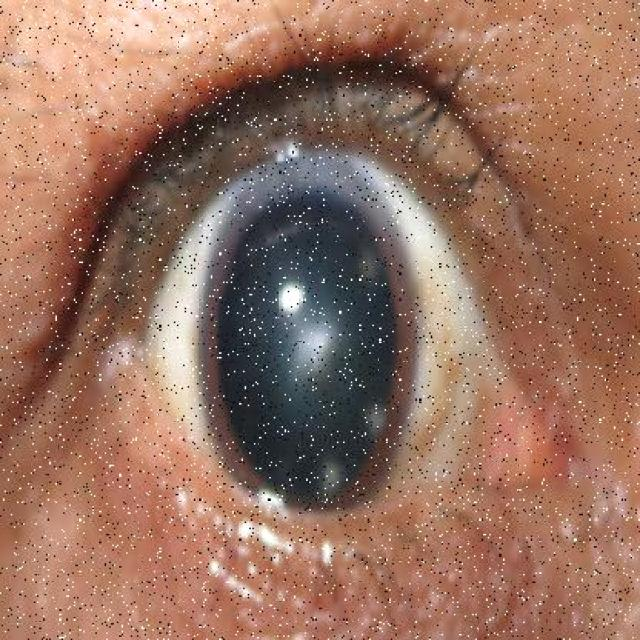
#> input picture dataset/images/train/13_jpg.rf.2bf1323f338b817af3fad854d1f332bd.jpg, 640 x 640 px
$ jupyter execute --allow-errors train_resnet50.ipynb
#> lines starting #> are read from the running program, lines starting #| are printed output that depends on the picture
# SiCASA — Train & Evaluate ResNet50 (Image Classification)
### Pembanding untuk YOLOv8s (Object Detection)

**Dataset:** Cataract vs Normal (3144 gambar, 2 kelas)
**Split:** Train 2200 / Val 629 / Test 315
**Model:** ResNet50 (pretrained IMAGENET1K_V1)

## 1. Imports

[cell 1]
import os
import sys
import json
import time
import random
import shutil
import warnings
from pathlib import Path
from collections import Counter
from io import BytesIO
import hashlib

import numpy as np
import pandas as pd
import matplotlib.pyplot as plt
import seaborn as sns
from PIL import Image

import torch
import torch.nn as nn
import torch.optim as optim
from torch.utils.data import Dataset, DataLoader
from torchvision import models, transforms
from sklearn.metrics import (
    accuracy_score, balanced_accuracy_score, precision_score, recall_score,
    f1_score, matthews_corrcoef, cohen_kappa_score, log_loss,
    confusion_matrix, classification_report, roc_curve, auc,
    precision_recall_curve, average_precision_score, roc_auc_score
)
from sklearn.manifold import TSNE
from sklearn.decomposition import PCA
from sklearn.preprocessing import StandardScaler
from sklearn.neighbors import KNeighborsClassifier
from sklearn.ensemble import RandomForestClassifier
from sklearn.inspection import permutation_importance as sk_permutation_importance
import joblib
try:
    import shap
    SHAP_AVAILABLE = True
except ImportError:
    SHAP_AVAILABLE = False
from tqdm import tqdm

warnings.filterwarnings('ignore')
print("All imports successful!")

## 2. Konfigurasi

[cell 2]
PROJECT_ROOT = Path.cwd()
DATASET_DIR = PROJECT_ROOT / "dataset"
LABELS_DIR = DATASET_DIR / "labels"
IMAGES_DIR = DATASET_DIR / "images"
APP_DIR = PROJECT_ROOT / "app"
YOLO_WEIGHTS = APP_DIR / "best.pt"
RUNS_DIR = PROJECT_ROOT / "runs" / "resnet50"
PLOTS_DIR = RUNS_DIR / "plots"
INTERP_DIR = RUNS_DIR / "interpretability"

CLASS_NAMES = {0: "Cataract", 1: "Normal"}
NUM_CLASSES = 2
CLASS_COLORS = {0: "#ef4444", 1: "#22c55e"}

IMAGENET_MEAN = [0.485, 0.456, 0.406]
IMAGENET_STD = [0.229, 0.224, 0.225]

# Hyperparameters (ubah di sini)
EPOCHS = 30
BATCH_SIZE = 32
LR = 0.001
PATIENCE = 7
NUM_WORKERS = 0

RANDOM_SEED = 42
random.seed(RANDOM_SEED)
np.random.seed(RANDOM_SEED)
torch.manual_seed(RANDOM_SEED)
#> (this line was passed over: torch is not available in this run)
#> (the rest of this cell did not finish here and is left out)

## 2b. Data Quality Analysis

[cell 3]
def run_data_quality_and_eda():
    print("\n" + "=" * 60)
    print("  DATA QUALITY & EXPLORATORY DATA ANALYSIS")
    print("=" * 60)
    EDA_DIR = RUNS_DIR / "eda"
    EDA_DIR.mkdir(parents=True, exist_ok=True)

    splits = ['train', 'val', 'test']
    img_ext = {'.jpg', '.jpeg', '.png', '.bmp', '.webp'}

    all_images = {}
    all_labels = {}
    all_file_sizes = {}
    all_dims = {}
    all_bbox_data = []
    all_class_counts = Counter()
    image_hashes = {}

    # 0.1 Collect Data
    print("\n  [0.1] Collecting file metadata...")
    for split in splits:
        img_dir = IMAGES_DIR / split
        lbl_dir = LABELS_DIR / split
        all_images[split] = []
        all_labels[split] = []
        all_file_sizes[split] = []
        all_dims[split] = []
        if not img_dir.exists():
            continue
        for img_file in sorted(img_dir.iterdir()):
            if img_file.suffix.lower() not in img_ext:
                continue
            all_images[split].append(img_file)
            fsize = img_file.stat().st_size
            all_file_sizes[split].append(fsize)
            try:
                with Image.open(img_file) as im:
#> im is the input picture: PIL image 640x640 RGB; mean R, G, B 152.3, 113.5, 96.2
                    all_dims[split].append((im.width, im.height))
            except Exception:
                all_dims[split].append((0, 0))
            md5 = hashlib.md5(img_file.read_bytes()).hexdigest()
            if md5 in image_hashes:
                image_hashes[md5].append((split, img_file.name))
            else:
                image_hashes[md5] = [(split, img_file.name)]
            lbl_file = lbl_dir / (img_file.stem + '.txt')
            if lbl_file.exists():
                all_labels[split].append(lbl_file)
                try:
                    text = lbl_file.read_text(encoding='utf-8').strip()
                    for line in text.splitlines():
                        parts = line.strip().split()
                        if len(parts) < 5:
                            continue
                        cls_id = int(parts[0])
                        x_c, y_c, w, h = float(parts[1]), float(parts[2]), float(parts[3]), float(parts[4])
                        all_bbox_data.append({
                            'split': split, 'file': img_file.name,
                            'class_id': cls_id, 'x_center': x_c, 'y_center': y_c,
                            'width': w, 'height': h, 'area': w * h
                        })
                        all_class_counts[cls_id] += 1
                except Exception:
                    pass
    total_imgs = sum(len(v) for v in all_images.values())
#> total_imgs = 4
    total_lbls = sum(len(v) for v in all_labels.values())
    print(f"      Total images: {total_imgs}, Total labels: {total_lbls}")
#|       Total images: 4, Total labels: 0

    # 0.2 Missing Values
    print("\n  [0.2] Missing Values Check...")
    for split in splits:
        img_names = {f.stem for f in all_images[split]}
        lbl_names = {f.stem for f in all_labels[split]}
        imgs_no_lbl = img_names - lbl_names
        lbls_no_img = lbl_names - img_names
        status = "OK" if len(imgs_no_lbl) == 0 and len(lbls_no_img) == 0 else "PROBLEM"
        print(f"      {split:<6}: {len(all_images[split]):>4} images, {len(all_labels[split]):>4} labels | img_no_label={len(imgs_no_lbl)}, label_no_img={len(lbls_no_img)} [{status}]")

    # 0.3 Duplicate Detection
    print("\n  [0.3] Duplicate Detection (MD5 Hash)...")
    duplicates = {h: files for h, files in image_hashes.items() if len(files) > 1}
    if duplicates:
        print(f"      Found {len(duplicates)} duplicate groups:")
        for h, files in list(duplicates.items())[:10]:
            print(f"        Hash {h[:12]}...: {[f[1] for f in files]}")
    else:
        print("      No duplicates found.")

    # 0.4 Outlier Detection
    print("\n  [0.4] Outlier Detection...")
    all_sizes = []
    for split in splits:
        all_sizes.extend([(s, split) for s in all_file_sizes[split]])
    sizes_arr = np.array([s for s, _ in all_sizes])
    q1, q3 = np.percentile(sizes_arr, [25, 75])
    iqr = q3 - q1
    lower_bound = q1 - 1.5 * iqr
    upper_bound = q3 + 1.5 * iqr
    size_outliers = [(s, sp) for s, sp in all_sizes if s < lower_bound or s > upper_bound]
    print(f"      File size: Q1={q1/1024:.1f}KB, Q3={q3/1024:.1f}KB, IQR={iqr/1024:.1f}KB")
    print(f"      Bounds: [{lower_bound/1024:.1f}KB, {upper_bound/1024:.1f}KB]")
    print(f"      Size outliers: {len(size_outliers)} images")
    dim_set = set()
    for split in splits:
        dim_set.update(all_dims[split])
    if len(dim_set) > 1:
        print(f"      Multiple dimensions found: {sorted(dim_set)[:10]}...")
    else:
        print(f"      All images same dimension: {dim_set}")

    # 0.5 Inconsistency Check
    print("\n  [0.5] Inconsistency Check...")
    issues = []
    for bd in all_bbox_data:
        if not (0 <= bd['x_center'] <= 1 and 0 <= bd['y_center'] <= 1):
            issues.append(f"  BBox center out of [0,1]: {bd['file']}")
        if not (0 < bd['width'] <= 1 and 0 < bd['height'] <= 1):
            issues.append(f"  BBox size out of (0,1]: {bd['file']}")
        if bd['class_id'] not in CLASS_NAMES:
            issues.append(f"  Unknown class {bd['class_id']}: {bd['file']}")
    if issues:
        print(f"      Found {len(issues)} issues:")
        for iss in issues[:10]:
            print(f"        {iss}")
    else:
        print("      All labels consistent.")

    # 0.6 Class Distribution
    print("\n  [0.6] Class Distribution...")
    for cls_id, cls_name in CLASS_NAMES.items():
        count = all_class_counts.get(cls_id, 0)
        pct = 100.0 * count / sum(all_class_counts.values()) if sum(all_class_counts.values()) > 0 else 0
        print(f"      {cls_name:<10}: {count:>5} annotations ({pct:.1f}%)")
    print(f"      Total annotations: {sum(all_class_counts.values())}")

    per_split_class = {}
    for bd in all_bbox_data:
        key = (bd['split'], bd['class_id'])
        per_split_class[key] = per_split_class.get(key, 0) + 1
    for split in splits:
        counts = [per_split_class.get((split, cid), 0) for cid in CLASS_NAMES]
        total = sum(counts)
        parts = [f"{CLASS_NAMES[cid]}={counts[i]}({100*counts[i]/total:.1f}%)" if total > 0 else "" for i, cid in enumerate(CLASS_NAMES)]
        print(f"      {split:<6}: {', '.join(parts)}")

    # 0.7 Bounding Box Analysis
    print("\n  [0.7] Bounding Box Analysis...")
    if all_bbox_data:
        bbox_df = pd.DataFrame(all_bbox_data)
        for cls_id, cls_name in CLASS_NAMES.items():
            cls_bboxes = bbox_df[bbox_df['class_id'] == cls_id]
            if len(cls_bboxes) == 0:
                continue
            print(f"      {cls_name}:")
            print(f"        Width  — mean: {cls_bboxes['width'].mean():.4f}, std: {cls_bboxes['width'].std():.4f}, min: {cls_bboxes['width'].min():.4f}, max: {cls_bboxes['width'].max():.4f}")
            print(f"        Height — mean: {cls_bboxes['height'].mean():.4f}, std: {cls_bboxes['height'].std():.4f}, min: {cls_bboxes['height'].min():.4f}, max: {cls_bboxes['height'].max():.4f}")
            print(f"        Area   — mean: {cls_bboxes['area'].mean():.4f}, std: {cls_bboxes['area'].std():.4f}")

    # PLOTS
    print("\n  [0.8] Generating EDA Plots...")
    colors_bar = ['#ef4444', '#22c55e']

    # Plot 1: Class Distribution
    fig, axes = plt.subplots(1, 2, figsize=(14, 5))
    classes = list(CLASS_NAMES.values())
    counts_total = [all_class_counts.get(cid, 0) for cid in CLASS_NAMES]
    axes[0].bar(classes, counts_total, color=colors_bar, edgecolor='white', linewidth=2)
    axes[0].set_title('Class Distribution (All Splits)', fontweight='bold')
    axes[0].set_ylabel('Annotations')
    for i, v in enumerate(counts_total):
        axes[0].text(i, v + 20, str(v), ha='center', fontweight='bold', fontsize=12)
    x = np.arange(len(splits))
    width = 0.35
    for idx, (cls_id, cls_name) in enumerate(CLASS_NAMES.items()):
        vals = [per_split_class.get((s, cls_id), 0) for s in splits]
        axes[1].bar(x + idx * width, vals, width, label=cls_name, color=colors_bar[idx], edgecolor='white')
    axes[1].set_title('Class Distribution per Split', fontweight='bold')
    axes[1].set_xticks(x + width / 2)
    axes[1].set_xticklabels(splits)
    axes[1].set_ylabel('Annotations')
    axes[1].legend()
    plt.suptitle('SiCASA — Class Distribution', fontsize=16, fontweight='bold', y=1.02)
    plt.tight_layout()
    plt.savefig(EDA_DIR / "class_distribution.png", bbox_inches='tight', dpi=150)
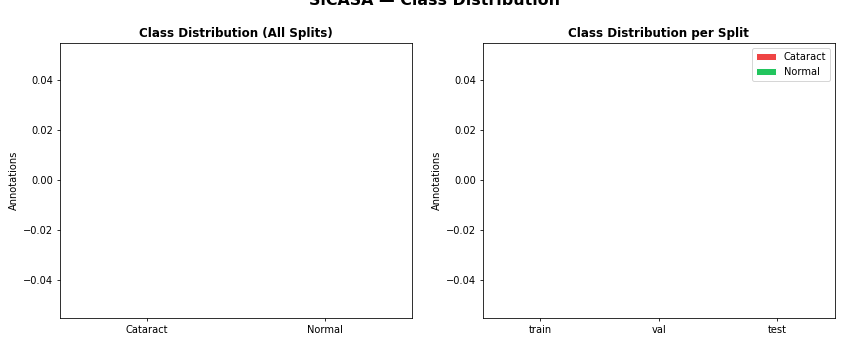
#> figure drawn by matplotlib, 2 panels
    plt.show()

    # Plot 2: File Size Distribution
    fig, axes = plt.subplots(1, 2, figsize=(14, 5))
    for split in splits:
        sizes_kb = [s / 1024 for s in all_file_sizes[split]]
        axes[0].hist(sizes_kb, bins=30, alpha=0.6, label=f'{split} ({len(sizes_kb)})', edgecolor='white')
    axes[0].axvline(x=q1 / 1024, color='orange', linestyle='--', alpha=0.7, label=f'Q1={q1/1024:.1f}KB')
    axes[0].axvline(x=q3 / 1024, color='red', linestyle='--', alpha=0.7, label=f'Q3={q3/1024:.1f}KB')
    axes[0].set_title('File Size Distribution', fontweight='bold')
    axes[0].set_xlabel('File Size (KB)')
    axes[0].set_ylabel('Count')
    axes[0].legend(fontsize=9)
    axes[0].grid(True, alpha=0.3)
    bp_data = [[s / 1024 for s in all_file_sizes[split]] for split in splits]
    axes[1].boxplot(bp_data, tick_labels=splits, patch_artist=True,
                    boxprops=dict(facecolor='lightblue', color='navy'),
                    medianprops=dict(color='red', linewidth=2))
    axes[1].set_title('File Size Boxplot', fontweight='bold')
    axes[1].set_ylabel('File Size (KB)')
    axes[1].grid(True, alpha=0.3, axis='y')
    plt.suptitle('SiCASA — File Size Analysis', fontsize=16, fontweight='bold', y=1.02)
    plt.tight_layout()
    plt.savefig(EDA_DIR / "file_size_distribution.png", bbox_inches='tight', dpi=150)
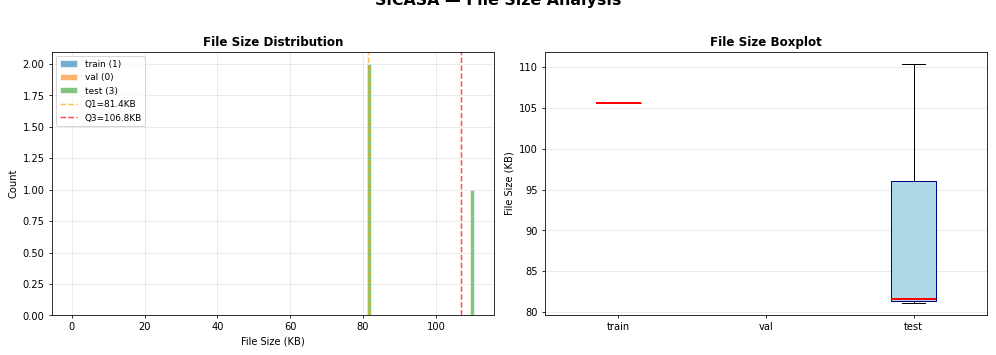
#> figure drawn by matplotlib, 2 panels; panel 1: tallest bar 1 high, from x = 105.6 to 105.6; panel 1: tallest bar 2 high, from x = 81.05 to 82.03
    plt.show()

    # Plot 3: Image Dimensions
    fig, ax = plt.subplots(figsize=(8, 5))
    dim_counter = Counter()
    for split in splits:
        for d in all_dims[split]:
            dim_counter[d] += 1
    dim_labels = [f"{w}x{h}" for (w, h) in dim_counter.keys()]
    dim_counts = list(dim_counter.values())
    ax.barh(dim_labels, dim_counts, color='#3b82f6', edgecolor='white')
    ax.set_title('Image Dimension Distribution', fontweight='bold')
    ax.set_xlabel('Count')
    for i, v in enumerate(dim_counts):
        ax.text(v + 5, i, str(v), va='center', fontweight='bold')
    ax.grid(True, alpha=0.3, axis='x')
    plt.tight_layout()
    plt.savefig(EDA_DIR / "image_dimensions.png", bbox_inches='tight', dpi=150)
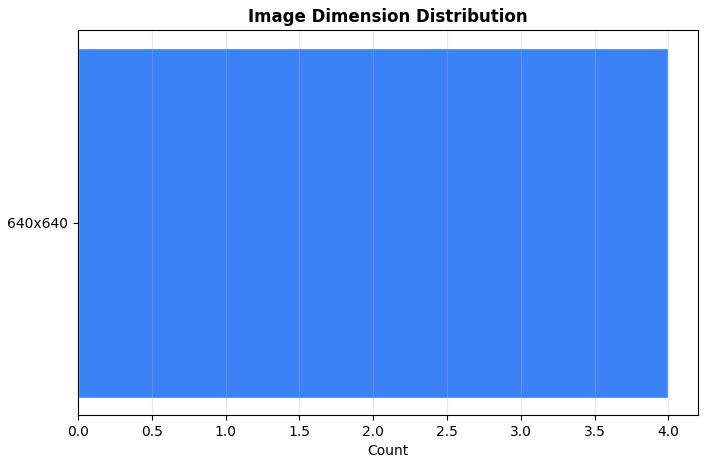
#> figure drawn by matplotlib, 1 panel
    plt.show()

    # Plot 4: Bounding Box Analysis
    if all_bbox_data:
        fig, axes = plt.subplots(2, 2, figsize=(14, 10))
        for cls_id, cls_name in CLASS_NAMES.items():
            cls_data = bbox_df[bbox_df['class_id'] == cls_id]
            axes[0, 0].hist(cls_data['width'], bins=30, alpha=0.6, label=cls_name, color=colors_bar[cls_id], edgecolor='white')
        axes[0, 0].set_title('BBox Width Distribution', fontweight='bold')
        axes[0, 0].set_xlabel('Width (normalized)')
        axes[0, 0].legend()
        axes[0, 0].grid(True, alpha=0.3)
        for cls_id, cls_name in CLASS_NAMES.items():
            cls_data = bbox_df[bbox_df['class_id'] == cls_id]
            axes[0, 1].hist(cls_data['height'], bins=30, alpha=0.6, label=cls_name, color=colors_bar[cls_id], edgecolor='white')
        axes[0, 1].set_title('BBox Height Distribution', fontweight='bold')
        axes[0, 1].set_xlabel('Height (normalized)')
        axes[0, 1].legend()
        axes[0, 1].grid(True, alpha=0.3)
        for cls_id, cls_name in CLASS_NAMES.items():
            cls_data = bbox_df[bbox_df['class_id'] == cls_id]
            axes[1, 0].scatter(cls_data['x_center'], cls_data['y_center'], alpha=0.4, s=20, label=cls_name, color=colors_bar[cls_id])
        axes[1, 0].set_title('BBox Center Position', fontweight='bold')
        axes[1, 0].set_xlabel('X Center')
        axes[1, 0].set_ylabel('Y Center')
        axes[1, 0].set_xlim(0, 1)
        axes[1, 0].set_ylim(0, 1)
        axes[1, 0].legend()
        axes[1, 0].set_aspect('equal')
        for cls_id, cls_name in CLASS_NAMES.items():
            cls_data = bbox_df[bbox_df['class_id'] == cls_id]
            axes[1, 1].scatter(cls_data['width'], cls_data['height'], alpha=0.4, s=20, label=cls_name, color=colors_bar[cls_id])
        axes[1, 1].set_title('BBox Width vs Height', fontweight='bold')
        axes[1, 1].set_xlabel('Width')
        axes[1, 1].set_ylabel('Height')
        axes[1, 1].legend()
        axes[1, 1].grid(True, alpha=0.3)
        plt.suptitle('SiCASA — Bounding Box Analysis', fontsize=16, fontweight='bold', y=1.02)
        plt.tight_layout()
        plt.savefig(EDA_DIR / "bbox_analysis.png", bbox_inches='tight', dpi=150)
        plt.show()

        # Plot 5: BBox Area Comparison
        fig, ax = plt.subplots(figsize=(8, 5))
        area_data = [bbox_df[bbox_df['class_id'] == cid]['area'].values for cid in CLASS_NAMES]
        bp = ax.boxplot(area_data, tick_labels=list(CLASS_NAMES.values()), patch_artist=True,
                       medianprops=dict(color='red', linewidth=2))
        for patch, color in zip(bp['boxes'], colors_bar):
            patch.set_facecolor(color)
            patch.set_alpha(0.6)
        ax.set_title('BBox Area Distribution per Class', fontweight='bold')
        ax.set_ylabel('Area (normalized)')
        ax.grid(True, alpha=0.3, axis='y')
        plt.tight_layout()
        plt.savefig(EDA_DIR / "bbox_area_comparison.png", bbox_inches='tight', dpi=150)
        plt.show()

    # Summary
    print("\n  [0.9] Summary Report...")
    summary = []
    summary.append("=" * 60)
    summary.append("  DATA QUALITY & EDA REPORT — SiCASA Dataset")
    summary.append("=" * 60)
    summary.append(f"  Total Images     : {total_imgs}")
    summary.append(f"  Total Labels     : {total_lbls}")
    summary.append(f"  Splits           : Train={len(all_images['train'])}, Val={len(all_images['val'])}, Test={len(all_images['test'])}")
    summary.append(f"  Duplicate Groups : {len(duplicates)}")
    summary.append(f"  Size Outliers    : {len(size_outliers)}")
    summary.append(f"  Label Issues     : {len(issues)}")
    summary.append(f"  Dimensions       : {dim_set}")
    summary.append(f"  File Size Range  : {sizes_arr.min()/1024:.1f}KB - {sizes_arr.max()/1024:.1f}KB")
    summary.append(f"  Annotations      : Cataract={all_class_counts.get(0,0)}, Normal={all_class_counts.get(1,0)}")
    summary.append("=" * 60)
    report_text = "\n".join(summary)
    print(report_text)
    (EDA_DIR / "eda_report.txt").write_text(report_text, encoding='utf-8')
    print(f"\n  EDA plots saved to: {EDA_DIR}")
    return EDA_DIR

eda_dir = run_data_quality_and_eda()

## 3. Dataset Preparation

[cell 4]
# [18 lines left out: function derive_primary_class, not called in this run]


def load_split(split_name):
    img_dir = IMAGES_DIR / split_name
    lbl_dir = LABELS_DIR / split_name
    images, labels = [], []
    if not img_dir.exists():
        return images, labels
    for img_file in sorted(img_dir.iterdir()):
        if img_file.suffix.lower() not in {'.jpg', '.jpeg', '.png', '.bmp', '.webp'}:
            continue
        lbl_file = lbl_dir / (img_file.stem + '.txt')
        if not lbl_file.exists():
            continue
        primary = derive_primary_class(lbl_file)
        if primary is not None:
            images.append(str(img_file))
            labels.append(primary)
    return images, labels


class CataractDataset(Dataset):
    # [4 lines left out: function __init__, not called in this run]

    def __len__(self):
        return len(self.image_paths)

    # [6 lines left out: function __getitem__, not called in this run]


def build_transforms():
    train_tf = transforms.Compose([
        transforms.RandomResizedCrop(224, scale=(0.8, 1.0)),
        transforms.RandomHorizontalFlip(p=0.5),
        transforms.RandomVerticalFlip(p=0.1),
        transforms.ColorJitter(brightness=0.25, contrast=0.25, saturation=0.25, hue=0.05),
        transforms.RandomRotation(10),
        transforms.ToTensor(),
        transforms.Normalize(IMAGENET_MEAN, IMAGENET_STD),
    ])
    eval_tf = transforms.Compose([
        transforms.Resize(256),
        transforms.CenterCrop(224),
        transforms.ToTensor(),
        transforms.Normalize(IMAGENET_MEAN, IMAGENET_STD),
    ])
    return train_tf, eval_tf


def prepare_data(batch_size, num_workers):
    print("\n[1/8] Dataset Preparation...")
    train_imgs, train_lbls = load_split('train')
    val_imgs, val_lbls = load_split('val')
    test_imgs, test_lbls = load_split('test')

    train_tf, eval_tf = build_transforms()

    train_ds = CataractDataset(train_imgs, train_lbls, train_tf)
    val_ds = CataractDataset(val_imgs, val_lbls, eval_tf)
    test_ds = CataractDataset(test_imgs, test_lbls, eval_tf)

    use_pin = torch.cuda.is_available()
    if num_workers > 0 and sys.platform == 'win32':
        print(f"      WARNING: num_workers={num_workers} on Windows may hang. Setting to 0.")
        num_workers = 0
    train_loader = DataLoader(train_ds, batch_size=batch_size, shuffle=True, num_workers=num_workers, pin_memory=use_pin)
    val_loader = DataLoader(val_ds, batch_size=batch_size, shuffle=False, num_workers=num_workers, pin_memory=use_pin)
    test_loader = DataLoader(test_ds, batch_size=batch_size, shuffle=False, num_workers=num_workers, pin_memory=use_pin)

    for name, imgs, lbls in [('Train', train_imgs, train_lbls), ('Val', val_imgs, val_lbls), ('Test', test_imgs, test_lbls)]:
        cc = Counter(lbls)
        print(f"      {name:<6}: {len(imgs):>4} images | Cataract: {cc.get(0,0)}, Normal: {cc.get(1,0)}")

    return train_loader, val_loader, test_loader, test_imgs, test_lbls

for d in [RUNS_DIR, PLOTS_DIR,
          INTERP_DIR / "gradcam", INTERP_DIR / "saliency",
          INTERP_DIR / "feature_maps", INTERP_DIR / "lime",
          INTERP_DIR / "embeddings"]:
    d.mkdir(parents=True, exist_ok=True)

#> (the rest of this cell did not finish here and is left out)
